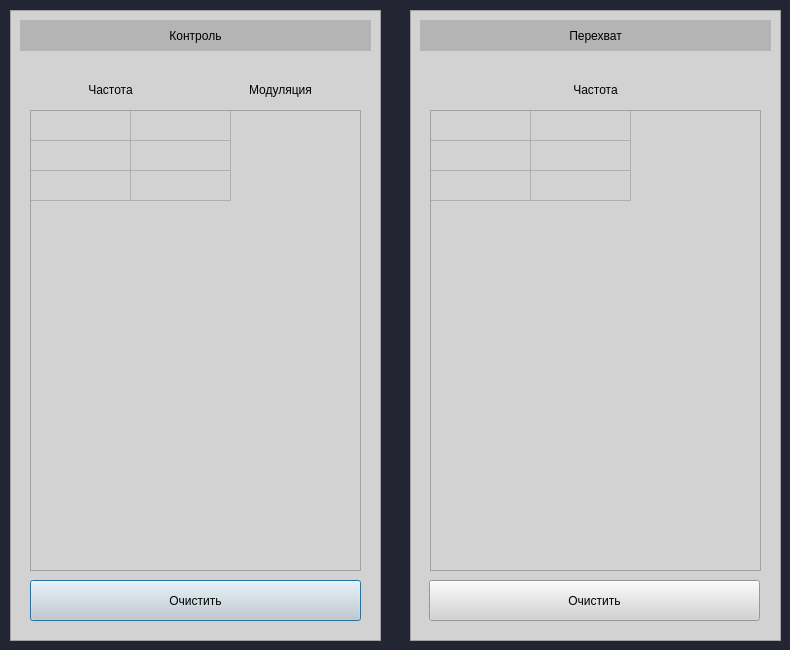
<?xml version="1.0" encoding="UTF-8"?>
<ui version="4.0">
 <class>Dialog</class>
 <widget class="QDialog" name="Dialog">
  <property name="geometry">
   <rect>
    <x>0</x>
    <y>0</y>
    <width>790</width>
    <height>650</height>
   </rect>
  </property>
  <property name="windowTitle">
   <string>Dialog</string>
  </property>
  <property name="styleSheet">
   <string notr="true">background-color: rgb(35,38,50)</string>
  </property>
  <widget class="QFrame" name="frame">
   <property name="geometry">
    <rect>
     <x>10</x>
     <y>10</y>
     <width>371</width>
     <height>631</height>
    </rect>
   </property>
   <property name="styleSheet">
    <string notr="true">background-color: rgb(210, 210, 210)</string>
   </property>
   <property name="frameShape">
    <enum>QFrame::StyledPanel</enum>
   </property>
   <property name="frameShadow">
    <enum>QFrame::Plain</enum>
   </property>
   <widget class="QTableWidget" name="t_control">
    <property name="geometry">
     <rect>
      <x>20</x>
      <y>100</y>
      <width>331</width>
      <height>461</height>
     </rect>
    </property>
    <attribute name="horizontalHeaderVisible">
     <bool>false</bool>
    </attribute>
    <attribute name="verticalHeaderVisible">
     <bool>false</bool>
    </attribute>
    <row>
     <property name="text">
      <string>New Row</string>
     </property>
    </row>
    <row>
     <property name="text">
      <string>New Row</string>
     </property>
    </row>
    <row>
     <property name="text">
      <string>New Row</string>
     </property>
    </row>
    <column>
     <property name="text">
      <string>Частота</string>
     </property>
    </column>
    <column>
     <property name="text">
      <string>Пеленг</string>
     </property>
    </column>
   </widget>
   <widget class="QPushButton" name="btn_clear_1">
    <property name="geometry">
     <rect>
      <x>20</x>
      <y>570</y>
      <width>331</width>
      <height>41</height>
     </rect>
    </property>
    <property name="styleSheet">
     <string notr="true">font: 11pt &quot;MS Shell Dlg 2&quot;;</string>
    </property>
    <property name="text">
     <string>Очистить</string>
    </property>
   </widget>
   <widget class="QLabel" name="label_4">
    <property name="geometry">
     <rect>
      <x>20</x>
      <y>70</y>
      <width>161</width>
      <height>20</height>
     </rect>
    </property>
    <property name="text">
     <string>Частота</string>
    </property>
    <property name="alignment">
     <set>Qt::AlignCenter</set>
    </property>
   </widget>
   <widget class="QLabel" name="label_5">
    <property name="geometry">
     <rect>
      <x>190</x>
      <y>70</y>
      <width>161</width>
      <height>20</height>
     </rect>
    </property>
    <property name="text">
     <string>Модуляция</string>
    </property>
    <property name="alignment">
     <set>Qt::AlignCenter</set>
    </property>
   </widget>
   <widget class="QLabel" name="label_8">
    <property name="geometry">
     <rect>
      <x>10</x>
      <y>10</y>
      <width>351</width>
      <height>31</height>
     </rect>
    </property>
    <property name="styleSheet">
     <string notr="true">background-color: rgb(180, 180, 180);
font: 15pt &quot;MS Shell Dlg 2&quot;;</string>
    </property>
    <property name="text">
     <string>Контроль</string>
    </property>
    <property name="alignment">
     <set>Qt::AlignCenter</set>
    </property>
   </widget>
  </widget>
  <widget class="QFrame" name="frame_2">
   <property name="geometry">
    <rect>
     <x>410</x>
     <y>10</y>
     <width>371</width>
     <height>631</height>
    </rect>
   </property>
   <property name="styleSheet">
    <string notr="true">background-color: rgb(210, 210, 210)</string>
   </property>
   <property name="frameShape">
    <enum>QFrame::StyledPanel</enum>
   </property>
   <property name="frameShadow">
    <enum>QFrame::Plain</enum>
   </property>
   <widget class="QTableWidget" name="t_zapret">
    <property name="geometry">
     <rect>
      <x>20</x>
      <y>100</y>
      <width>331</width>
      <height>461</height>
     </rect>
    </property>
    <attribute name="horizontalHeaderVisible">
     <bool>false</bool>
    </attribute>
    <attribute name="verticalHeaderVisible">
     <bool>false</bool>
    </attribute>
    <row>
     <property name="text">
      <string>New Row</string>
     </property>
    </row>
    <row>
     <property name="text">
      <string>New Row</string>
     </property>
    </row>
    <row>
     <property name="text">
      <string>New Row</string>
     </property>
    </row>
    <column>
     <property name="text">
      <string>Частота</string>
     </property>
    </column>
    <column>
     <property name="text">
      <string>Характиристика</string>
     </property>
    </column>
   </widget>
   <widget class="QPushButton" name="btn_clear_2">
    <property name="geometry">
     <rect>
      <x>19</x>
      <y>570</y>
      <width>331</width>
      <height>41</height>
     </rect>
    </property>
    <property name="styleSheet">
     <string notr="true">font: 11pt &quot;MS Shell Dlg 2&quot;;</string>
    </property>
    <property name="text">
     <string>Очистить</string>
    </property>
   </widget>
   <widget class="QLabel" name="label_6">
    <property name="geometry">
     <rect>
      <x>20</x>
      <y>70</y>
      <width>331</width>
      <height>20</height>
     </rect>
    </property>
    <property name="text">
     <string>Частота</string>
    </property>
    <property name="alignment">
     <set>Qt::AlignCenter</set>
    </property>
   </widget>
   <widget class="QLabel" name="label_7">
    <property name="geometry">
     <rect>
      <x>10</x>
      <y>10</y>
      <width>351</width>
      <height>31</height>
     </rect>
    </property>
    <property name="styleSheet">
     <string notr="true">background-color: rgb(180, 180, 180);
font: 15pt &quot;MS Shell Dlg 2&quot;;</string>
    </property>
    <property name="text">
     <string>Перехват</string>
    </property>
    <property name="alignment">
     <set>Qt::AlignCenter</set>
    </property>
   </widget>
  </widget>
 </widget>
 <resources/>
 <connections/>
</ui>
